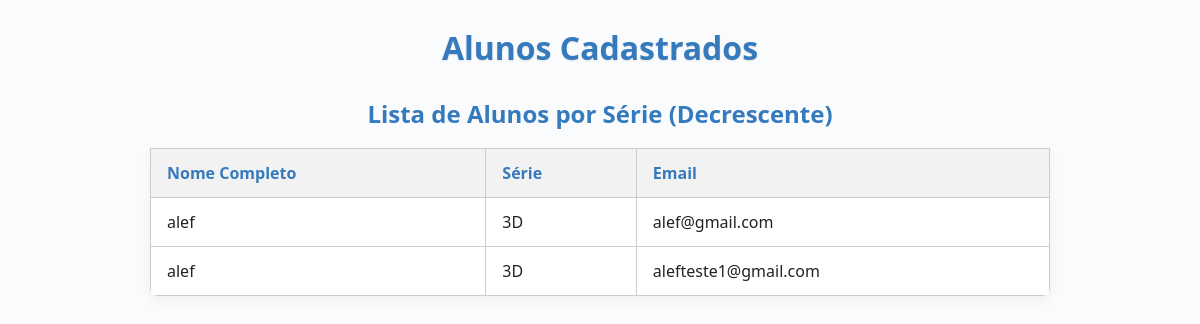
Page /alunosCadastrados on the committed database.
### main.py (models this page shows, shortened)
class Aluno(db.Model):
    __tablename__ = 'alunos'
    id = db.Column(db.Integer, primary_key=True, autoincrement=True)
    nome = db.Column(db.String(255), nullable=False)
    serie = db.Column(db.String(50), nullable=False)
    email = db.Column(db.String(255), nullable=False)
    senha = db.Column(db.String(255), nullable=False)
    professor_id = db.Column(db.Integer, db.ForeignKey('professores.id'), nullable=True)
    emprestimos = db.relationship('Emprestimo', backref='aluno', lazy=True)

### main.py (the view)
@app.route('/alunosCadastrados')
def alunos_cadastrados():
    alunos = Aluno.query.order_by(Aluno.serie.desc()).all()
    return render_template('alunosCadastrados.html', alunos=alunos)

### templates/alunosCadastrados.html (shortened to what this page needs)
<!DOCTYPE html>
<html lang="en">
<head>
    <link rel="stylesheet" href="{{ url_for('static', filename='css/formsAndTables.css') }}">
</head>
<body>
    <h1>Alunos Cadastrados</h1>
    {% if alunos %}
        <table>
            <caption>Lista de Alunos por Série (Decrescente)</caption>
            <thead>
                <tr>
                    <th>Nome Completo</th>
                    <th>Série</th>
                    <th>Email</th>
                </tr>
            </thead>
            <tbody>
                {% for aluno in alunos %}
                <tr>
                    <td>{{ aluno.nome }}</td>
                    <td>{{ aluno.serie }}</td>
                    <td>{{ aluno.email }}</td>
                </tr>
                {% endfor %}
            </tbody>
        </table>
    {% else %}
        <p>Nenhum aluno cadastrado no sistema.</p>
    {% endif %}
</body>
</html>

### static/css/formsAndTables.css (style rules this page uses)
:root { --primary-color: #1d51a0; --primary-color-light: #4a90e2; --primary-color-dark: #357abd; --background-color: #f9fbfd; --text-color: #222222; --border-color: #ccc; --button-bg: #4a90e2; --button-hover-bg: #357abd; --button-text-color: #ffffff; --success-bg: #d4edda; --success-color: #155724; --error-bg: #f8d7da; --error-color: #721c24; --border-radius: 8px; --font-family: 'Segoe UI', Tahoma, Geneva, Verdana, sans-serif; --transition-speed: 0.3s; }
*, *::before, *::after { box-sizing: border-box; }
body { font-family: var(--font-family); background: var(--background-color); margin: 1.5rem 2rem; color: var(--text-color); line-height: 1.5; -webkit-font-smoothing: antialiased; -moz-osx-font-smoothing: grayscale; }
h1 { font-weight: 700; font-size: 2rem; margin-bottom: 1.5rem; color: var(--primary-color-dark); text-align: center; text-shadow: 0 1px 2px rgba(0,0,0,0.1); }
table { width: 100%; border-collapse: collapse; margin-bottom: 2rem; max-width: 900px; margin-left: auto; margin-right: auto; box-shadow: 0 4px 12px rgba(0,0,0,0.05); background: #ffffff; border-radius: var(--border-radius); overflow: hidden; }
th, td { border: 1px solid var(--border-color); padding: 0.75rem 1rem; text-align: left; }
th { background-color: #f2f2f2; font-weight: 700; color: var(--primary-color-dark); }
caption { font-size: 1.5em; margin-bottom: 1rem; font-weight: 700; color: var(--primary-color-dark); text-align: center; }

### rows in the picture
Aluno: nome "alef", serie "3D", email "alef@gmail.com"
Aluno: nome "alef", serie "3D", email "alefteste1@gmail.com"
